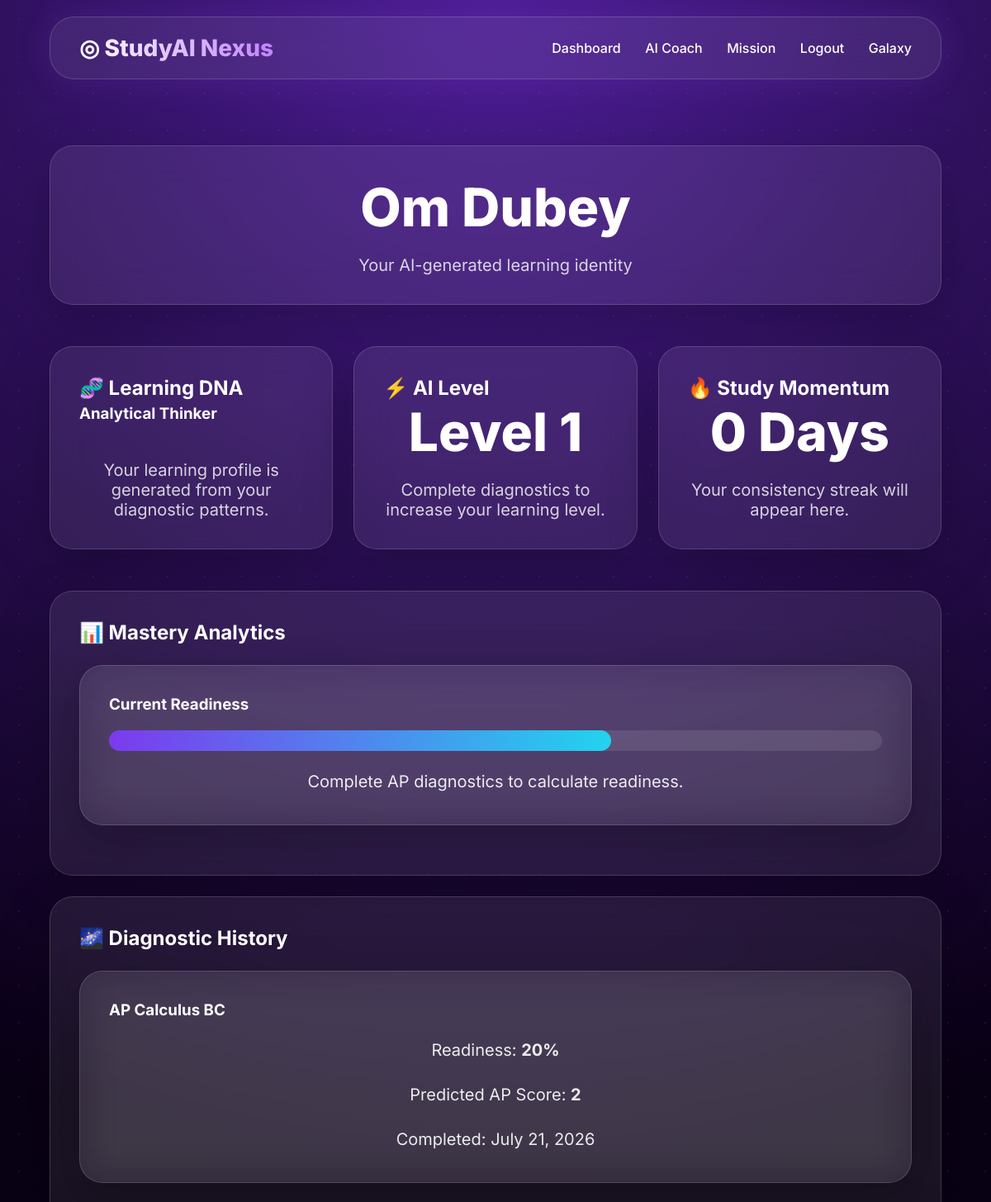
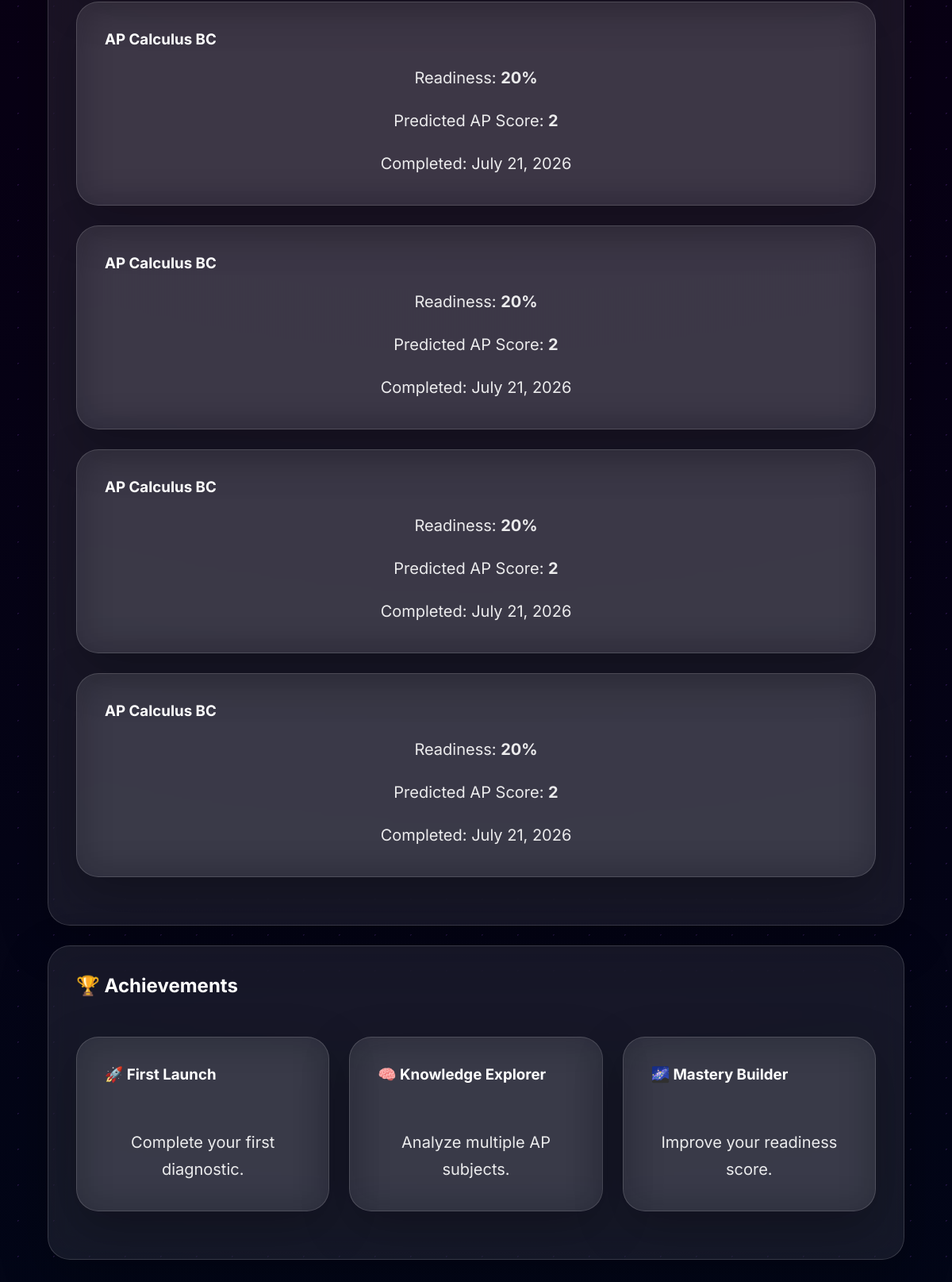
The app's page /profile (signed in) with its own data (2 pictures, top to bottom).
### models.py (models this page shows)
class User(UserMixin, db.Model):
    id = db.Column(
        db.Integer,
        primary_key=True
    )
    username = db.Column(
        db.String(100),
        unique=True,
        nullable=False
    )
    email = db.Column(
        db.String(150),
        unique=True,
        nullable=False
    )
    password = db.Column(
        db.String(200),
        nullable=False
    )
    diagnostics = db.relationship(
        "DiagnosticResult",
        backref="user",
        lazy=True
    )

class DiagnosticResult(db.Model):
    id = db.Column(
        db.Integer,
        primary_key=True
    )
    subject = db.Column(
        db.String(100)
    )
    readiness = db.Column(
        db.Integer
    )
    predicted_score = db.Column(
        db.String(10)
    )
    strengths = db.Column(
        db.Text
    )
    weaknesses = db.Column(
        db.Text
    )
    recommendation = db.Column(
        db.Text
    )
    created_at = db.Column(
        db.DateTime,
        default=db.func.current_timestamp()
    )
    user_id = db.Column(
        db.Integer,
        db.ForeignKey("user.id")
    )

### app.py (the view)
@app.route("/profile")
@login_required
def profile():
    return render_template(
        "profile.html"
    )

### app.py (called while the page is built)
@login_manager.user_loader
def load_user(user_id):
    return User.query.get(int(user_id))

### templates/profile.html (shortened to what this page needs)
<!DOCTYPE html>
<html>
<head>
<link rel="stylesheet" href="{{ url_for('static', filename='style.css') }}">
</head>
<body>
<nav>
<h2>◎ StudyAI Nexus</h2>
<div>
<a href="/">Dashboard</a>
<a href="/diagnostic">AI Coach</a>
<a href="/about">Mission</a>
<a href="/logout">Logout</a>
<a href="/galaxy">Galaxy</a>
</div>
</nav>
<section class="hero">
<div class="answer">
<h1>
{{ current_user.username }}
</h1>
<p>
Your AI-generated learning identity
</p>
</div>
<div class="dashboard-grid">
<div class="card">
<h2>
🧬 Learning DNA
</h2>
<h3>
Analytical Thinker
</h3>
<p>
Your learning profile is generated from your diagnostic patterns.
</p>
</div>
<div class="card">
<h2>
⚡ AI Level
</h2>
<h1>
Level 1
</h1>
<p>
Complete diagnostics to increase your learning level.
</p>
</div>
<div class="card">
<h2>
🔥 Study Momentum
</h2>
<h1>
0 Days
</h1>
<p>
Your consistency streak will appear here.
</p>
</div>
</div>
<div class="answer">
<h2>
📊 Mastery Analytics
</h2>
<div class="card">
<h3>
Current Readiness
</h3>
<div class="progress">
<div class="progress-fill">
</div>
</div>
<p>
Complete AP diagnostics to calculate readiness.
</p>
</div>
</div>
<div class="answer">
<h2>
🌌 Diagnostic History
</h2>
{% if current_user.diagnostics %}
{% for result in current_user.diagnostics %}
<div class="card">
<h3>
{{ result.subject }}
</h3>
<p>
Readiness:
<strong>
{{ result.readiness }}%
</strong>
</p>
<p>
Predicted AP Score:
<strong>
{{ result.predicted_score }}
</strong>
</p>
<p>
Completed:
{{ result.created_at.strftime("%B %d, %Y") }}
</p>
</div>
{% endfor %}
{% endif %}
</div>
<div class="answer">
<h2>
🏆 Achievements
</h2>
<div class="dashboard-grid">
<div class="card">
<h3>
🚀 First Launch
</h3>
<p>
Complete your first diagnostic.
</p>
</div>
<div class="card">
<h3>
🧠 Knowledge Explorer
</h3>
<p>
Analyze multiple AP subjects.
</p>
</div>
<div class="card">
<h3>
🌌 Mastery Builder
</h3>
<p>
Improve your readiness score.
</p>
</div>
</div>
</div>
</section>
</body>
</html>

### static/style.css (style rules this page uses)
* { box-sizing:border-box; margin:0; padding:0; }
body { font-family:'Inter', sans-serif; color:white; min-height:100vh; overflow-x:hidden; background: radial-gradient( circle at top, #4c1d95, #090014 45%, #020617 ); }
body::before { content:""; position:fixed; inset:0; background: radial-gradient( circle, rgba(168,85,247,.18) 1px, transparent 1px ); background-size:45px 45px; animation: stars 30s linear infinite; z-index:-1; }
nav { position:sticky; top:20px; margin:20px auto; width:90%; display:flex; justify-content:space-between; align-items:center; padding:20px 35px; background: rgba(255,255,255,.08); backdrop-filter: blur(20px); border: 1px solid rgba(255,255,255,.15); border-radius:30px; box-shadow: 0 0 40px rgba(168,85,247,.15); }
nav h2 { font-size:28px; font-weight:800; background: linear-gradient( 90deg, #fff, #c084fc ); -webkit-background-clip:text; color:transparent; }
nav a { color:white; text-decoration:none; margin-left:25px; font-weight:500; transition:.3s; }
.hero { width:90%; max-width:1300px; margin:80px auto; }
.hero h1 { font-size:64px; font-weight:800; text-align:center; }
.hero p { text-align:center; font-size:20px; opacity:.8; margin-top:20px; }
.answer, .card { background: rgba(255,255,255,.08); backdrop-filter: blur(25px); border: 1px solid rgba(255,255,255,.15); border-radius:28px; padding:35px; margin:25px 0; box-shadow: 0 20px 60px rgba(0,0,0,.25); transition:.4s; }
.dashboard-grid { display:grid; grid-template-columns: repeat(auto-fit,minmax(280px,1fr)); gap:25px; }
.progress { height:25px; background: rgba(255,255,255,.1); border-radius:50px; overflow:hidden; }
.progress-fill { height:100%; width:65%; background: linear-gradient( 90deg, #7c3aed, #22d3ee ); border-radius:50px; animation: progressGlow 3s infinite; }
.card h3 { margin-bottom:20px; }
.dashboard-grid { align-items:stretch; }
.dashboard-grid .card { min-height:220px; display:flex; flex-direction:column; justify-content:space-between; }
.answer h2 { margin-bottom:25px; }
.answer .card p { line-height:1.7; opacity:.9; }

### records on screen
User: username "Om Dubey"
DiagnosticResult: subject "AP Calculus BC", readiness "20", predicted_score "2", created_at "July 21, 2026"
DiagnosticResult: subject "AP Calculus BC", readiness "20", predicted_score "2", created_at "July 21, 2026"
DiagnosticResult: subject "AP Calculus BC", readiness "20", predicted_score "2", created_at "July 21, 2026"
DiagnosticResult: subject "AP Calculus BC", readiness "20", predicted_score "2", created_at "July 21, 2026"
DiagnosticResult: subject "AP Calculus BC", readiness "20", predicted_score "2", created_at "July 21, 2026"
